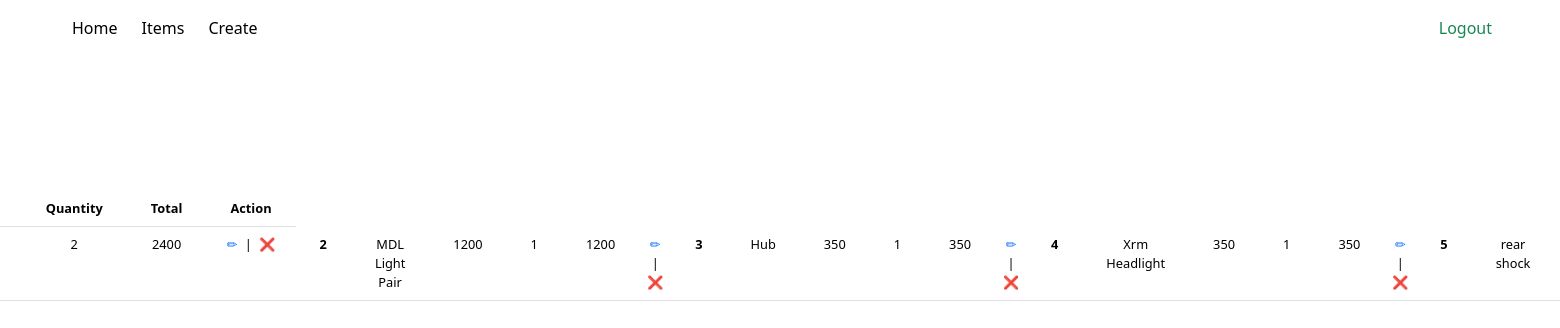
/ (signed in), run on the app's committed database.
### tables this page shows
CREATE TABLE `accessories` (
  `p_id` int(11) NOT NULL,
  `userID` int(11) NOT NULL,
  `items` text NOT NULL,
  `price` int(11) NOT NULL,
  `quantity` int(11) NOT NULL
);

### index.php (the view, shortened to what this page needs)
<?php
include 'header.php';
?>
<div class="container-fluid d-flex justify-content-center">
    <div class="tab-content d-flex my-5 justify-content-center align-items-center" id="v-pills-tabContent" style="height: 300px;">
        <div class="tab-pane fade show active" id="v-pills-home" role="tabpanel" aria-labelledby="v-pills-home-tab" tabindex="0">
            <div class="px-2 position-relative" style="font-size: .8rem;">
                <table class="table">
                    <thead align="center">
                        <tr>
                            <th scope="col" class="px-md-4">Price</th>
                            <th scope="col" class="px-md-4">Quantity</th>
                            <th scope="col" class="px-md-4">Total</th>
                            <th scope="col" class="px-md-4">Action</th>
                        </tr>
                    </thead>
                    <tbody align="center">
                        <tr>
                        <?php
                        $userID = $_SESSION['u_id'];
                        $cnt = 1;
                        $getData = $conn->prepare("SELECT * FROM accessories WHERE userID = ?");
                        $getData->execute([$userID]);
                        foreach($getData as $data) { ?>
                                <th class="px-md-4"><?= $cnt++ ?></th>
                                <td class="px-md-4"><?= $data['items'] ?></td>
                                <td class="px-md-4"><?= $data['price'] ?></td>
                                <td class="px-md-4"><?= $data['quantity'] ?></td>
                                <td class="px-md-4"><?= $data['price'] * $data['quantity'] ?></td>
                                <td class="px-md-1">
                                        <a class="text-decoration-none px-1 " href="new.php?update&id=<?= $data['p_id'] ?>" class="text-decoration-none">✏</a>
                                        |
                                        <a class="text-decoration-none px-1 " href="backend.php?delete&id=<?= $data['p_id'] ?>" class="text-decoration-none">❌</a>
                                </td>
                            <?php } ?>
                        </tr>
                    </tbody>
                </table>
            </div>
        </div>
    </div>
</div>

### header.php (shortened to what this page needs)
<!DOCTYPE html>
<html lang="en">
<head>
    <link href="https://cdn.jsdelivr.net/npm/bootstrap@5.3.2/dist/css/bootstrap.min.css" rel="stylesheet">
</head>
<body>
    <div class="container-fluid vh-100 px-md-5">
        <nav class="navbar navbar-expand bg-body">
            <div class="container-fluid">
                <div class="collapse navbar-collapse" id="navbarText">
                    <ul class="navbar-nav me-auto mb-lg-0 text-center">
                        <a class="nav-link active mx-1" aria-current="page" href="home.php">Home</a>
                        <a class="nav-link active mx-1" aria-current="page" href="index.php">Items</a>
                        <a class="nav-link active mx-1" aria-current="page" href="new.php">Create</a>
                    </ul>
                    <?php
                    if (isset($_SESSION['logged_in'])) { ?>
                        <a class="text-success text-decoration-none px-2" href="backend.php?logout">Logout</a>
                    <?php } else { ?>
                        <span class="px-lg-3">
                            <a type="button" class="btn btn-outline-success text px-3" aria-current="page" href="login.php">Login</a>
                        </span>
                    <?php } ?>
                </div>
            </div>
        </nav>

### header.php (style rules this page uses)
* { font-family: 'Segoe UI', Tahoma, Geneva, Verdana, sans-serif; }

### data on the page
accessories: quantity "2", $data['price'] * $data['quantity'] "2400"
accessories: items "MDL Light Pair", price "1200", quantity "1", $data['price']*$data['quantity'] "1200"
accessories: items "Hub", price "350", quantity "1", $data['price']*$data['quantity'] "350"
accessories: items "Xrm Headlight", price "350", quantity "1", $data['price']*$data['quantity'] "350"
accessories: items "rear shock"
